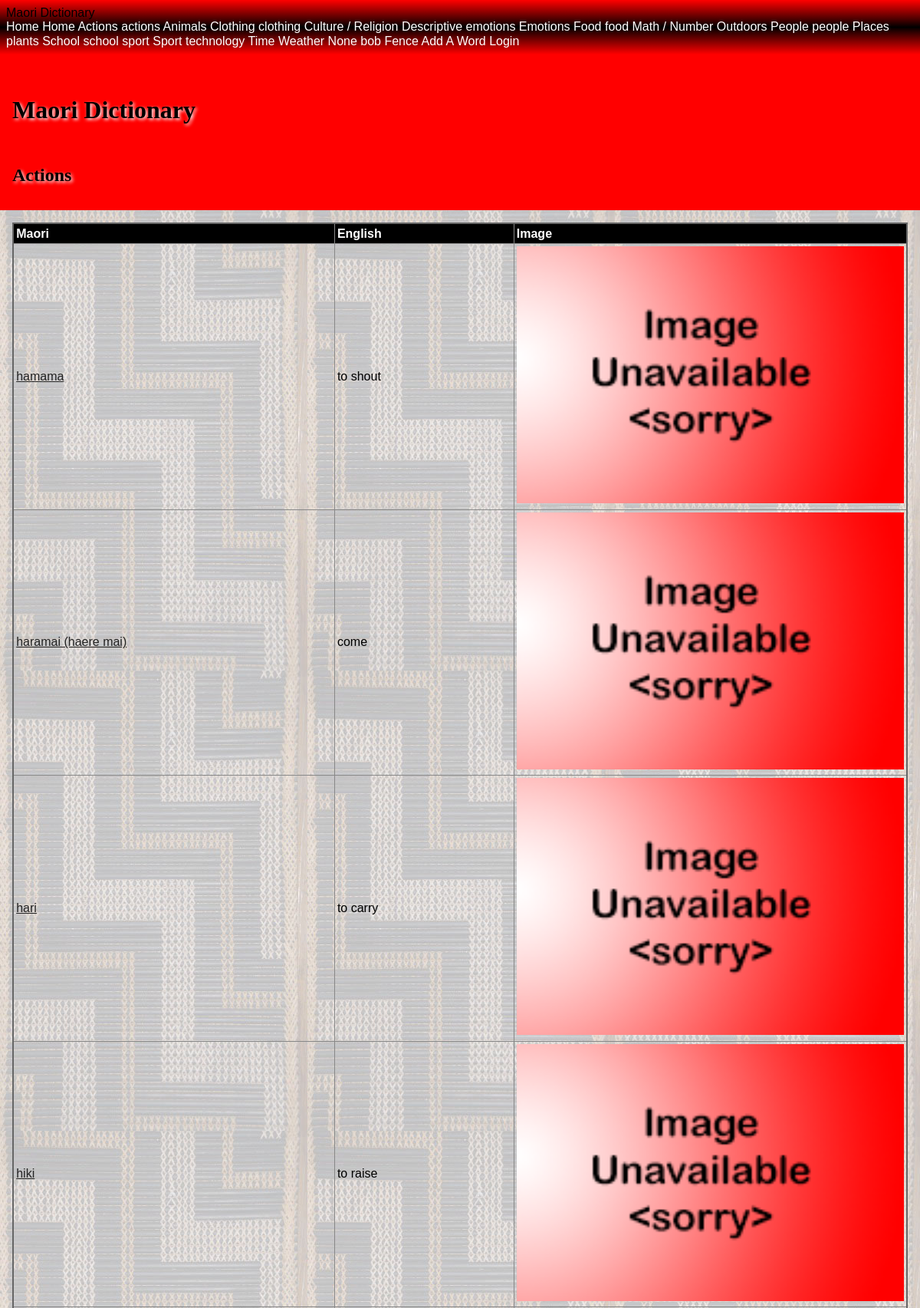
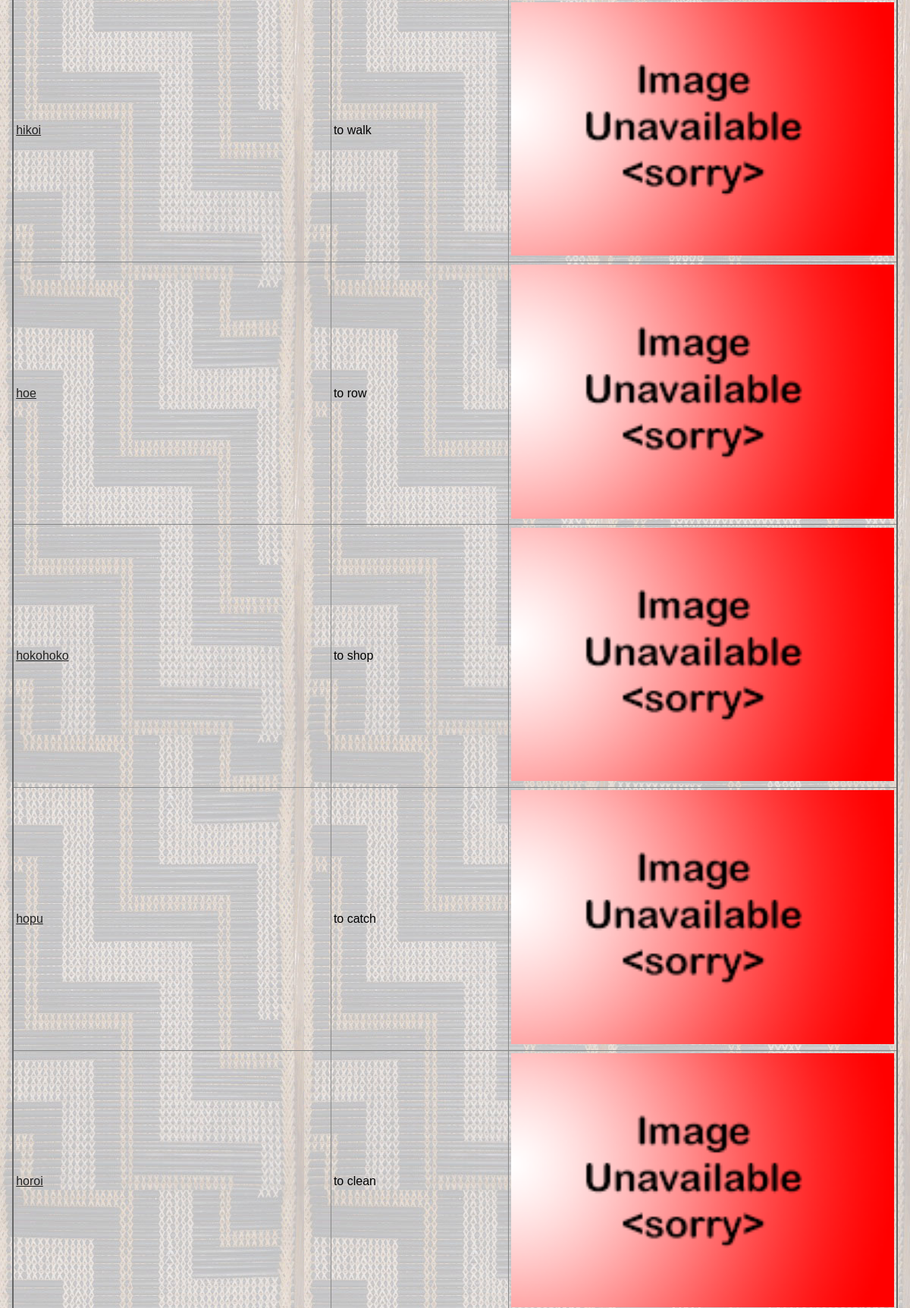
Page /category/Actions (upper part) on the committed database (2 pictures, top to bottom).
### tables this page shows
CREATE TABLE "maori_words"
(
    id           integer
        primary key autoincrement,
    english_name char(60),
    created_by   char(60),
    created_at   datetime,
    maori_name   char(60),
    category     varchar(60),
    level        integer
, definition varchar(120), image_filename varchar(120));

### app.py (the view)
@app.route('/category/<category_name>')
def site_category(category_name):
    query = "SELECT maori_name, english_name, definition, level, created_by, created_at, image_filename \
            FROM maori_words WHERE category = ?"
    con = create_connection(DATABASE)
    cur = con.cursor()
    cur.execute(query, (category_name,))
    maori_names = cur.fetchall()
    con.close()
    print(maori_names)
    return render_template("category.html", logged_in=is_logged_in(), categories=get_categories(), category_name=category_name, maori_names=maori_names, is_a_teacher=is_a_teacher())

### app.py (called while the page is built)
def create_connection(db_file):
    try:
        connection = sqlite3.connect(db_file)
        return connection
    except Error as e:
        print(e)
    return None

def is_logged_in():
    if session.get("email") is None:
        print("not logged in")
        return False
    else:
        print("logged in")
        return True

def is_a_teacher():
    print('running')
    if session.get("type") == 'teacher':
        print("is teacher")
        return True
    else:
        print("is not teacher")
        return False

def get_categories():
    query = "SELECT distinct category FROM maori_words"
    con = create_connection(DATABASE)
    cur = con.cursor()
    cur.execute(query)
    category_list = cur.fetchall()
    con.close()
    print(category_list)
    return category_list

### templates/category.html
{% extends 'base.html' %}
{% block pageheading %}
{{category_name}}
{% endblock %}
{% block main %}
<table>
    <tr>
        <th>Maori</th>
        <th>English</th>
        <th>Image</th>
        </tr>
        <tbody>
            {% for maori_name in maori_names %}
                <tr>
                    <td><a href='/category/{{ category_name }}/{{ maori_name[0] }}'>{{ maori_name[0] }}</a></td>
                    <td>{{ maori_name[1] }}</td>
                    {% if maori_name[6] %}
                        <td><img src='/static/images/{{maori_name[6]}}'></td>
                    {% else %}
                        <td><img src='/static/images/noimage.png'></td>
                    {% endif %}
                </tr>
            {% endfor %}
        </tbody>
    </table>
{% endblock %}

### templates/base.html (shortened to what this page needs)
<!DOCTYPE html>
<html>
<head>
    <link rel="stylesheet" href="https://cdnjs.cloudflare.com/ajax/libs/normalize/8.0.1/normalize.css"/>
    <link href="{{ url_for('static', filename='style.css')}}" rel="stylesheet">
</head>
<body>
<nav>
    <div class="container">
        <div class="navbar-brand">Maori Dictionary</div>
        <div class="navbar-links">
            <a href="/">Home</a>
            <a href="/category/">Home</a>
            {% for category in categories %}
                <a href="/category/{{ category[0] }}">{{ category[0] }}</a>
            {% endfor %}
            <a href="/add_word">Add A Word</a>
            {% if logged_in %}
                <a href="/logout">Log Out</a>
            {% else %}
                <a href="/login">Login</a>
            {% endif %}
        </div>
    </div>
</nav>
<div class="container">
    <header>
        <h1>Maori Dictionary</h1>
        <h2>{% block pageheading %}{% endblock %}</h2>
    </header>
    <main>
        {% block main %}{% endblock %}
    </main>
</div>
</body>
</html>

### static/style.css (style rules this page uses)
* { font-family: Comfortaa, sans-serif; margin: 0; padding: 0; box-sizing: border-box; }
header { grid-area: header; background-color: #f00; padding: 1rem; }
nav { grid-area: nav; }
main { grid-area: main; padding: 1rem; background-color: #edd; }
h1, h2, h3, h4 { padding: 1rem 0; font-family: 'Suez One', serif; color: #000; text-shadow: 2px 2px 4px #fff; }
a { color: #222; }
img { width: 100%; }
table { width: 100%; border: 2px solid #666; border-collapse: collapse; }
th, td { border: 1px solid #888; padding: 0.2rem; text-align: left; }
th { background-color: #000; color: #fff; }
@media only screen and (min-width: 768px) { nav { background: linear-gradient(180deg, rgba(255,0,0,1) 0%, rgba(0, 0, 0, 1) 50%, rgba(255,0,0,1) 100%); padding: 0.5rem; } }
@media only screen and (min-width: 768px) { nav a { color: #fff; text-decoration: none; } }
@media only screen and (min-width: 768px) { main { background-image: url('/poutama.jpg'); } }

### rows in the picture
maori_words: maori_name "hamama", english_name "to shout"
maori_words: maori_name "haramai (haere mai)", english_name "come"
maori_words: maori_name "hari", english_name "to carry"
maori_words: maori_name "hiki", english_name "to raise"
maori_words: maori_name "hikoi", english_name "to walk"
maori_words: maori_name "hoe", english_name "to row"
maori_words: maori_name "hokohoko", english_name "to shop"
maori_words: maori_name "hopu", english_name "to catch"
maori_words: maori_name "horoi", english_name "to clean"

### other values in the picture
{{ category[0] }} "Actions" "actions" "Animals" "Clothing" "clothing" "Culture / Religion" "Descriptive" "emotions" "Emotions" "Food" "food" "Math / Number" "Outdoors" "People" "people" "Places" "plants" "School" "school" "sport" "Sport" "technology" "Time" "Weather" "None" "bob" "Fence"
{{ category_name }} "Actions"
